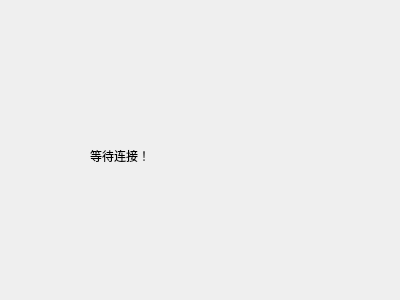
<?xml version="1.0" encoding="UTF-8"?>
<ui version="4.0">
 <class>Server</class>
 <widget class="QDialog" name="Server">
  <property name="geometry">
   <rect>
    <x>0</x>
    <y>0</y>
    <width>400</width>
    <height>300</height>
   </rect>
  </property>
  <property name="windowTitle">
   <string>Server</string>
  </property>
  <widget class="QLabel" name="label">
   <property name="geometry">
    <rect>
     <x>90</x>
     <y>140</y>
     <width>201</width>
     <height>31</height>
    </rect>
   </property>
   <property name="text">
    <string>等待连接！</string>
   </property>
  </widget>
 </widget>
 <layoutdefault spacing="6" margin="11"/>
 <resources/>
 <connections/>
</ui>
